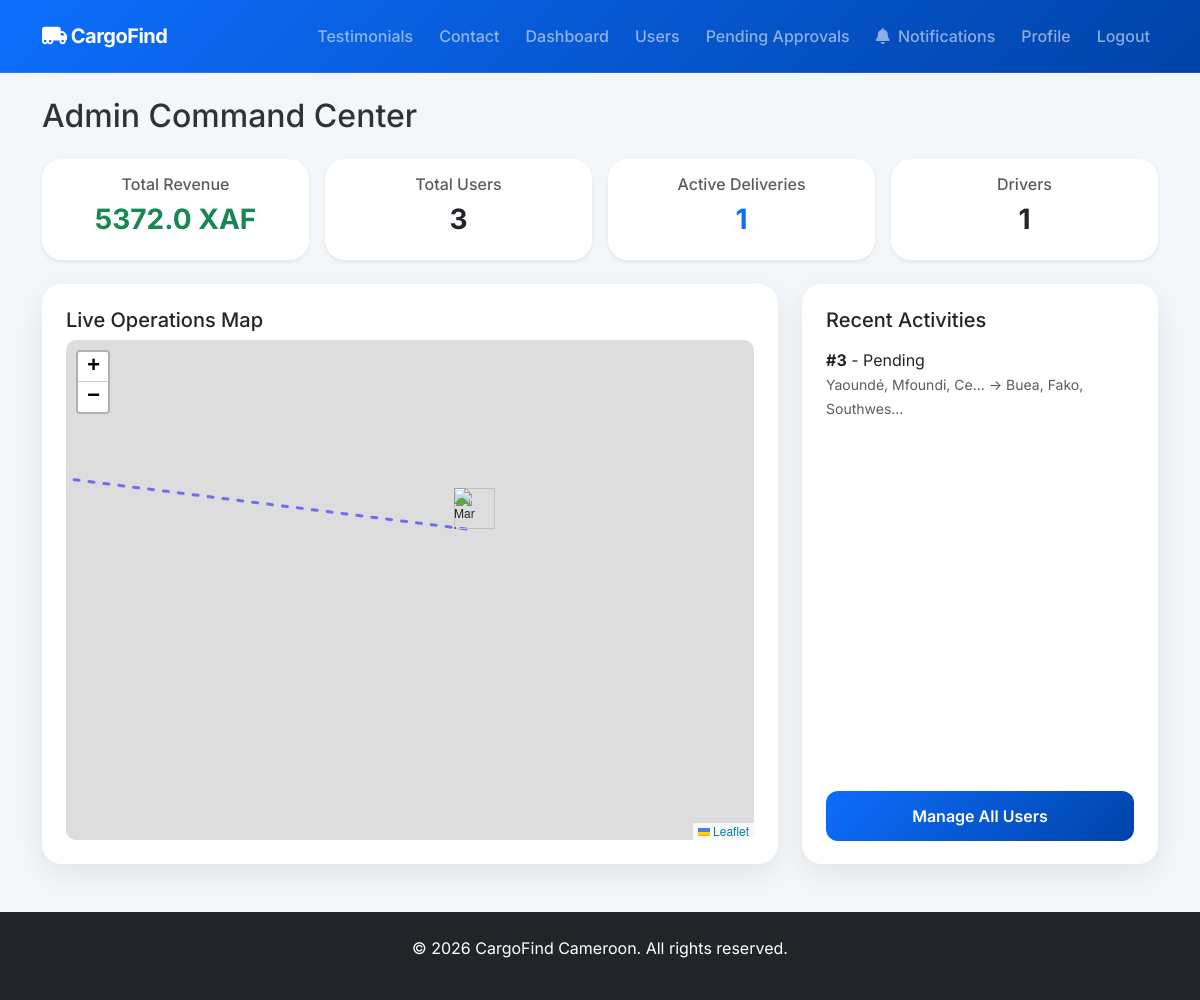
The app's page /admin/dashboard (signed in) with its own data.
### models.py (models this page shows)
class Delivery(db.Model):
    id = db.Column(db.Integer, primary_key=True)
    customer_id = db.Column(db.Integer, db.ForeignKey('user.id'), nullable=False)
    driver_id = db.Column(db.Integer, db.ForeignKey('user.id'))
    pickup_location = db.Column(db.String(200), nullable=False)
    pickup_lat = db.Column(db.Float)
    pickup_lng = db.Column(db.Float)
    dropoff_location = db.Column(db.String(200), nullable=False)
    dropoff_lat = db.Column(db.Float)
    dropoff_lng = db.Column(db.Float)
    goods_description = db.Column(db.Text, nullable=False)
    pickup_time = db.Column(db.DateTime, default=datetime.utcnow)
    special_instructions = db.Column(db.Text)
    weight = db.Column(db.Float)
    vehicle_type = db.Column(db.String(50)) # Type of vehicle required
    distance_km = db.Column(db.Float)
    estimated_time = db.Column(db.String(50))
    total_cost = db.Column(db.Float)
    status = db.Column(db.String(50), default='Pending')
    created_at = db.Column(db.DateTime, default=datetime.utcnow)
    payment_status = db.Column(db.String(20), default='Unpaid') # Unpaid, Paid
    payment_method = db.Column(db.String(50)) # MoMo, Orange, Cash
    rating = db.Column(db.Integer)
    feedback = db.Column(db.Text)

### app.py (the view)
@app.route('/admin/dashboard')
@login_required
def admin_dashboard():
    if current_user.role != 'admin':
        return redirect(url_for('index'))
    total_users = User.query.count()
    total_customers = User.query.filter_by(role='customer').count()
    total_drivers = User.query.filter_by(role='driver').count()
    pending_drivers = User.query.filter_by(role='driver', is_approved=False).count()
    active_deliveries = Delivery.query.filter(Delivery.status != 'Delivered').all()
    completed_deliveries = Delivery.query.filter_by(status='Delivered').all()
    total_revenue = sum(d.total_cost for d in completed_deliveries if d.payment_status == 'Paid')
    return render_template('admin/dashboard.html',
                           total_users=total_users,
                           total_customers=total_customers,
                           total_drivers=total_drivers,
                           pending_drivers_count=pending_drivers,
                           active_count=len(active_deliveries),
                           completed_count=len(completed_deliveries),
                           revenue=total_revenue,
                           active_deliveries=active_deliveries)

### app.py (called while the page is built)
@login_manager.user_loader
def load_user(user_id):
    return User.query.get(int(user_id))

### templates/admin/dashboard.html (shortened to what this page needs)
{% extends "base.html" %}
{% block content %}
<h2 class="mb-4">Admin Command Center</h2>
<div class="row g-3 mb-4">
    <div class="col-md-3">
        <div class="card p-3 bg-white border-0 shadow-sm text-center">
            <h6 class="text-muted">Total Revenue</h6>
            <h3 class="fw-bold text-success">{{ revenue }} XAF</h3>
        </div>
    </div>
    <div class="col-md-3">
        <div class="card p-3 bg-white border-0 shadow-sm text-center">
            <h6 class="text-muted">Total Users</h6>
            <h3 class="fw-bold">{{ total_users }}</h3>
        </div>
    </div>
    <div class="col-md-3">
        <div class="card p-3 bg-white border-0 shadow-sm text-center">
            <h6 class="text-muted">Active Deliveries</h6>
            <h3 class="fw-bold text-primary">{{ active_count }}</h3>
        </div>
    </div>
    <div class="col-md-3">
        <div class="card p-3 bg-white border-0 shadow-sm text-center">
            <h6 class="text-muted">Drivers</h6>
            <h3 class="fw-bold">{{ total_drivers }}</h3>
        </div>
    </div>
</div>
<div class="row">
    <div class="col-md-8">
        <div class="card p-4">
            <h5>Live Operations Map</h5>
            <div id="adminMap" style="height: 500px; border-radius: 10px;"></div>
        </div>
    </div>
    <div class="col-md-4">
        <div class="card p-4 h-100">
            <h5>Recent Activities</h5>
            <ul class="list-group list-group-flush">
                {% for d in active_deliveries %}
                    <li class="list-group-item px-0">
                        <strong>#{{ d.id }}</strong> - {{ d.status }}<br>
                        <small class="text-muted">{{ d.pickup_location[:20] }}... -> {{ d.dropoff_location[:20] }}...</small>
                    </li>
                {% endfor %}
            </ul>
            <a href="{{ url_for('admin_users') }}" class="btn btn-primary mt-auto">Manage All Users</a>
        </div>
    </div>
</div>
{% endblock %}

### static/css/style.css (style rules this page uses)
:root { --primary-gradient: linear-gradient(135deg, #0d6efd 0%, #0043a8 100%); --secondary-gradient: linear-gradient(135deg, #6c757d 0%, #343a40 100%); --glass-bg: rgba(255, 255, 255, 0.9); --card-shadow: 0 10px 30px rgba(0, 0, 0, 0.08); --transition-base: all 0.3s cubic-bezier(0.4, 0, 0.2, 1); }
body { font-family: 'Inter', sans-serif; background-color: #f4f7fa; color: #2d3436; overflow-x: hidden; }
.card { border: none; border-radius: 20px; box-shadow: var(--card-shadow); transition: var(--transition-base); }
.btn { transition: var(--transition-base); transform: perspective(1px) translateZ(0); }
.btn-primary { background: var(--primary-gradient); border: none; padding: 0.8rem 1.5rem; border-radius: 12px; font-weight: 600; }

### records on screen
Delivery: id "3", status "Pending", pickup_location "Yaoundé, Mfoundi, Ce", dropoff_location "Buea, Fako, Southwes"

### other values on screen
{{ revenue }} "5372.0"
{{ total_users }} "3"
{{ active_count }} "1"
{{ total_drivers }} "1"
